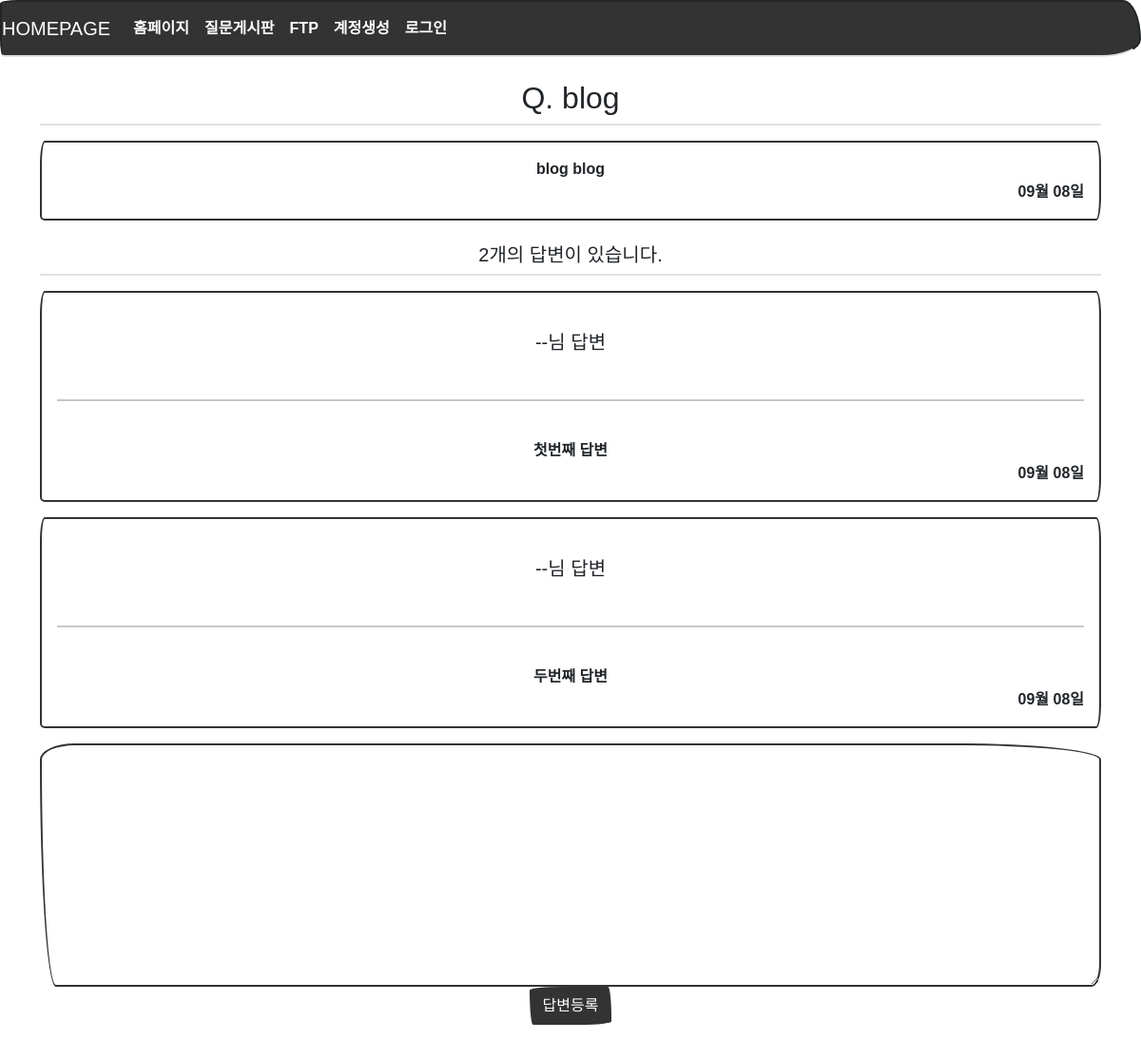
/question/detail/1/, run on an earlier commit of the app's database.
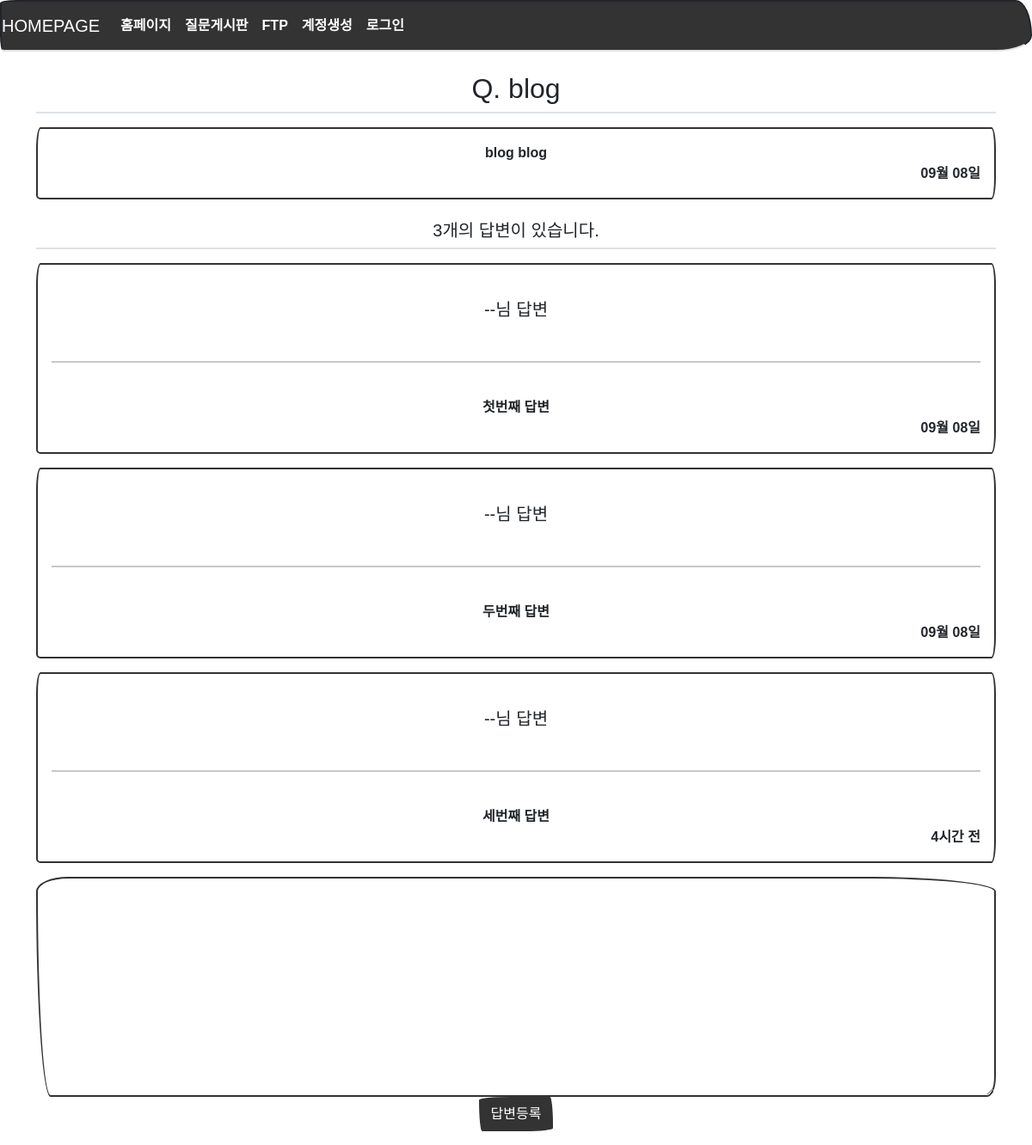
And on a later commit of the database.
### models.py (models this page shows)
class Question(db.Model):
    id = db.Column(db.Integer, primary_key=True)
    subject = db.Column(db.String(200), nullable=False)
    content = db.Column(db.Text(), nullable=False)
    create_date = db.Column(db.DateTime(), nullable=False)

class Answer(db.Model):
    id = db.Column(db.Integer, primary_key=True)
    question_id = db.Column(db.Integer, db.ForeignKey('question.id', ondelete='CASCADE'))
    question = db.relationship('Question', backref=db.backref('answer_set'))
    content = db.Column(db.Text(), nullable=False)
    create_date = db.Column(db.DateTime(), nullable=False)

### views/question_views.py (the view)
@bp.route('/detail/<int:question_id>/')
def detail(question_id):
    form = AnswerForm()
    question = Question.query.get_or_404(question_id)
    return render_template('question/question_detail.html', question=question, form=form)

### forms.py
class AnswerForm(FlaskForm):
    content = TextAreaField('내용', validators=[DataRequired('내용을 입력하세용.')])

### filter.py (called while the page is built)
def format_datetime(value, fmt='%m월 %d일'):
    now = datetime.now()
    time = now - value
    if time < timedelta(minutes=1):
        return '방금 전'
    elif time < timedelta(hours=1):
        return str(int(time.seconds / 60)) + '분 전'
    elif time < timedelta(days=1):
        return str(int(time.seconds / 3600)) + '시간 전'
    elif time < timedelta(days=7):
        time = datetime.now().date() - value.date()
        return str(time.days) + '일 전'
    else:
        return value.strftime(fmt)

### templates/question/question_detail.html (shortened to what this page needs)
{% extends 'base.html' %}
{% block content %}
  <center>
<div class="container my-3">
    <h2 class="border-bottom py-2">Q. {{ question.subject }}</h2>
    <div class="card my-3">
        <div class="card-body">
            <div class="card-text" style="white-space: pre-line;">{{ question.content }}</div>
            <div class="d-flex justify-content-end">
                <div class="">
                    {{ question.create_date|datetime }}
                </div>
            </div>
        </div>
    </div>
    <h5 class="border-bottom my-3 py-2">{{ question.answer_set|length }}개의 답변이 있습니다.</h5>
    {% for answer in question.answer_set %}
    <div class="card my-3">
        <div class="card-body">
            <div class="card-text" style="white-space: pre-line;">
                <h5>--님 답변</h5>
                <hr width="100%" color="black" />
                {{ answer.content }}</div>
            <div class="d-flex justify-content-end">
                <div class="">
                    {{ answer.create_date|datetime }}
                </div>
            </div>
        </div>
    </div>
    {% endfor %}
    <form action="{{ url_for('answer.create', question_id=question.id) }}" method="post" class="my-3">
        <div class="form-group">
            <textarea name="content" id="content" class="form-control" rows="10"></textarea>
        </div>
        <input type="submit" value="답변등록" class="btn btn-primary">
    </form>
</div>
  </center>
{% endblock %}

### templates/base.html (shortened to what this page needs)
<!doctype html>
<html lang="ko">
<head>
    <link rel="stylesheet" href="{{ url_for('static', filename='bootstrap.min.css') }}">
    <link rel="stylesheet" href="{{ url_for('static', filename='style.css') }}">
    <link rel="stylesheet" href="{{ url_for('static', filename='style.css') }}">
    <link rel="stylesheet" type="text/css" href="https://cdn.jsdelivr.net/gh/moonspam/NanumSquare@1.0/nanumsquare.css">
</head>
<body>
    {% include 'nav.html' %}
    {% block content %}
    {% endblock %}
</body>
</html>

### templates/nav.html (shortened to what this page needs)
<nav class="navbar navbar-expand-lg navbar-dark bg-primary border-bottom">
    <a class="navbar-brand" href="{{ url_for('main.home_page') }}">HOMEPAGE</a>
    <div class="collapse navbar-collapse flex-grow-0" id="navbarNav">
        <ul class="navbar-nav">
            <li class="nav-item ">
                <a class="nav-link" href="{{url_for('main.home_page')}}">홈페이지</a>
            </li>
            <li class="nav-item ">
                <a class="nav-link" href="{{url_for('question._list')}}">질문게시판</a>
            </li>
            <li class="nav-item ">
                <a class="nav-link" href="{{url_for('files.main_page')}}">FTP</a>
            </li>
            <li class="nav-item ">
                <a class="nav-link" href="#">계정생성</a>
            </li>
            <li class="nav-item ">
                <a class="nav-link" href="#">로그인</a>
        </ul>
    </div>
</nav>

### static/style.css (style rules this page uses)
* { font-family: 'NanumSquare', sans-serif !important; }

What changed in the data, as far as the page shows it:
added Answer: content "세번째 답변", create_date "4시간 전"
Also different on the page:
{{ question.answer_set|length }}: "2" → "3"
